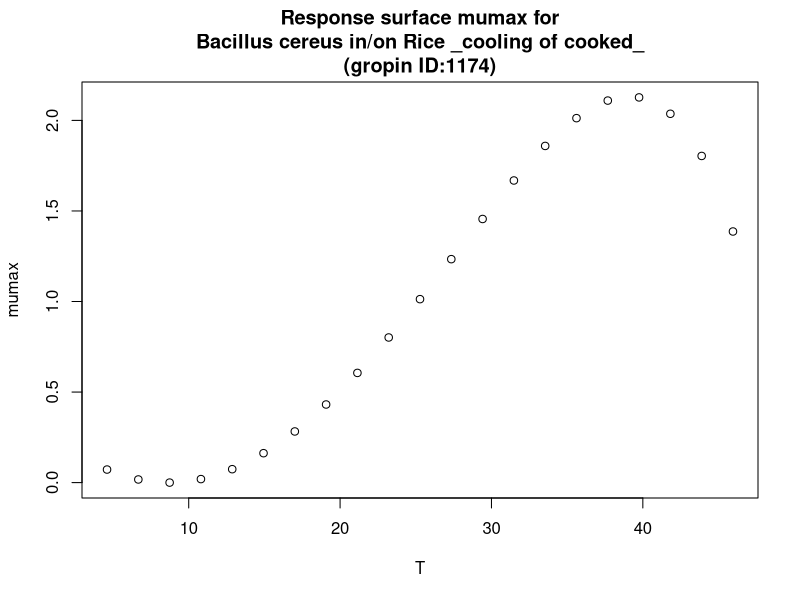

This chart was generated by the following R code:
#############################
# start of Parameter script
#############################
T <- seq(4.6046,45.954045954046,length.out=21)
#############################
# end of Parameter script
#############################
############################# 
# start of Model script Gropin ID 1174 
#############################
 
# constant coefficients for this model
 
variables <- data.frame(T)
argumentsPar <- expand.grid(variables)
 
# heart of the model
response_surface <- function(T) {
   mumax <-0.0046*((T-8.67)^2)*(1-exp(0.0656*(T-49.68)))

return(mumax=mumax)
} 

# output parameters
responseSurface <- cbind(argumentsPar,response_surface(argumentsPar['T']))
colnames(responseSurface) <- c(colnames(argumentsPar),'mumax')
#############################
# End of Model script
#############################
############################# 
# start of Visualisation script Gropin ID 1174 
#############################
plot(T,responseSurface$'mumax',xlab='T',
                          ylab='mumax',main='Response surface mumax for
Bacillus cereus in/on Rice _cooling of cooked_
(gropin ID:1174)')
#############################
# End of Visualisation script
#############################
